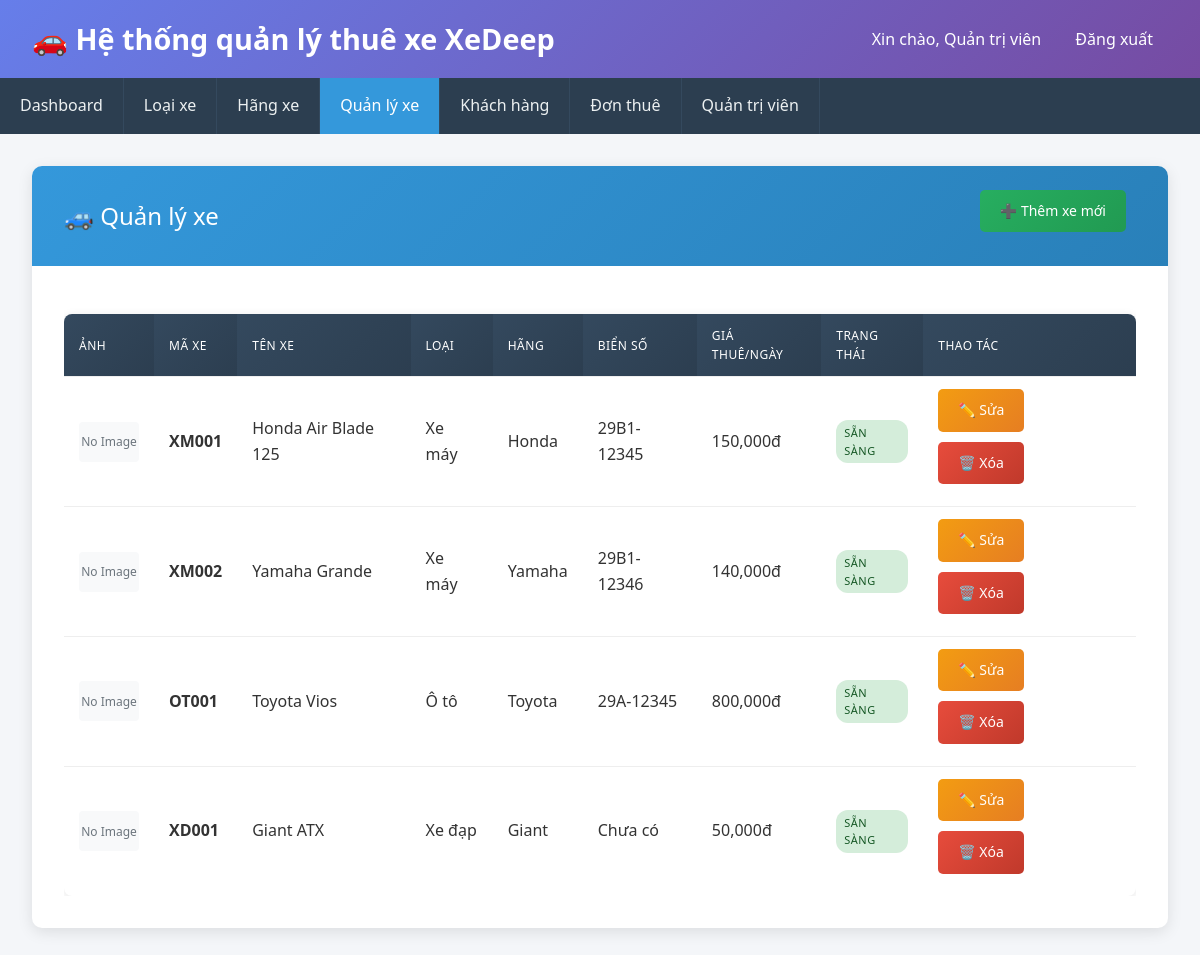
Page /admin/xe/index.php (signed in) on the committed database.
### tables this page shows
CREATE TABLE xe (
    id INT PRIMARY KEY AUTO_INCREMENT,
    ma_xe VARCHAR(20) NOT NULL UNIQUE,
    ten_xe VARCHAR(150) NOT NULL,
    loai_xe_id INT NOT NULL,
    hang_xe_id INT NOT NULL,
    bien_so VARCHAR(20) UNIQUE,
    so_cho_ngoi INT DEFAULT 2,
    gia_thue_ngay DECIMAL(10,2) NOT NULL,
    gia_thue_gio DECIMAL(10,2),
    mo_ta TEXT,
    hinh_anh VARCHAR(255),
    trang_thai ENUM('san_sang', 'dang_thue', 'bao_tri', 'khong_hoat_dong') DEFAULT 'san_sang',
    created_at TIMESTAMP DEFAULT CURRENT_TIMESTAMP,
    updated_at TIMESTAMP DEFAULT CURRENT_TIMESTAMP ON UPDATE CURRENT_TIMESTAMP,
    FOREIGN KEY (loai_xe_id) REFERENCES loai_xe(id) ON DELETE RESTRICT,
    FOREIGN KEY (hang_xe_id) REFERENCES hang_xe(id) ON DELETE RESTRICT
);

CREATE TABLE loai_xe (
    id INT PRIMARY KEY AUTO_INCREMENT,
    ten_loai VARCHAR(100) NOT NULL UNIQUE,
    mo_ta TEXT,
    trang_thai TINYINT DEFAULT 1 COMMENT '1: Hoạt động, 0: Không hoạt động',
    created_at TIMESTAMP DEFAULT CURRENT_TIMESTAMP,
    updated_at TIMESTAMP DEFAULT CURRENT_TIMESTAMP ON UPDATE CURRENT_TIMESTAMP
);

CREATE TABLE hang_xe (
    id INT PRIMARY KEY AUTO_INCREMENT,
    ten_hang VARCHAR(100) NOT NULL UNIQUE,
    mo_ta TEXT,
    trang_thai TINYINT DEFAULT 1 COMMENT '1: Hoạt động, 0: Không hoạt động',
    created_at TIMESTAMP DEFAULT CURRENT_TIMESTAMP,
    updated_at TIMESTAMP DEFAULT CURRENT_TIMESTAMP ON UPDATE CURRENT_TIMESTAMP
);

### include/common.php (called while the page is built, shortened)
<?php
include("config.php");
function asset(?string $filename, bool $return = true)
{
	$path = trim($filename, "/");
	$full_path = ASSET_PATH . "/" . $path;
	if (file_exists(DOCUMENT_ROOT_PATH . $full_path)) {
		$full_path .= "?" . filemtime(DOCUMENT_ROOT_PATH . $full_path);
	}
	if ($return) return $full_path;
}
function get_sql_prepared(array $data = null)
{
	if (empty($data)) return "";
	return "";
}
function get_mysqli()
{
	global $database;
	$conn = new mysqli($database["host"], $database["username"], $database["password"], $database["db"]);
	mysqli_set_charset($conn, 'UTF8');
	return $conn;
}
function execute_query(&$conn, $sql, $data)
{
	$conn = get_mysqli();
	$query = $conn->prepare($sql);
	$query->execute();
	return $query;
}
function db_select(string $sql, array $data = null): array
{
	try {
		$query = execute_query($conn, $sql, $data);
		$result = $query->get_result();
		$arr_result = [];
		if ($result->num_rows > 0) {
			while ($record = $result->fetch_assoc()) {
				array_push($arr_result, $record);
			}
		}
		return $arr_result;
	} catch (Exception $ex) {
		dd($ex->getMessage(), "Query: $sql", $ex->getTraceAsString(), $data);
	}
}

### admin/xe/index.php (the view, shortened to what this page needs)
<?php
include("../../include/common.php");
$sql = "SELECT x.*, lx.ten_loai, hx.ten_hang
        FROM xe x
        LEFT JOIN loai_xe lx ON x.loai_xe_id = lx.id
        LEFT JOIN hang_xe hx ON x.hang_xe_id = hx.id
        ORDER BY x.created_at DESC";
$xe_list = db_select($sql);
?>
<!DOCTYPE html>
<html lang="vi">
<head>
    <link rel="stylesheet" href="<?= asset('css/admin.css') ?>">
</head>
<body>
    <div class="admin-header clearfix">
        <h1>🚗 Hệ thống quản lý thuê xe XeDeep</h1>
        <div class="user-info">
            <span>Xin chào, <?= htmlspecialchars($_SESSION['admin_ho_ten'] ?? $_SESSION['admin_username'] ?? 'Admin') ?></span>
            <a href="../logout.php">Đăng xuất</a>
        </div>
    </div>
    <nav class="admin-nav">
        <ul>
            <li><a href="../index.php">Dashboard</a></li>
            <li><a href="../loai_xe/index.php">Loại xe</a></li>
            <li><a href="../hang_xe/index.php">Hãng xe</a></li>
            <li><a href="index.php" class="active">Quản lý xe</a></li>
            <li><a href="../khach_hang/index.php">Khách hàng</a></li>
            <li><a href="../don_thue/index.php">Đơn thuê</a></li>
            <li><a href="../admin/index.php">Quản trị viên</a></li>
        </ul>
    </nav>
    <div class="admin-container">
        <div class="admin-card">
            <div class="admin-card-header d-flex justify-content-between align-items-center">
                <h2>🚙 Quản lý xe</h2>
                <a href="create.php" class="btn btn-success">➕ Thêm xe mới</a>
            </div>
            <div class="admin-card-body">
                <?php if (empty($xe_list)): ?>
                    <div class="text-center">
                        <p style="color: #7f8c8d; margin: 2rem 0;">Chưa có xe nào được tạo.</p>
                        <a href="create.php" class="btn btn-primary">Thêm xe đầu tiên</a>
                    </div>
                <?php else: ?>
                    <div style="overflow-x: auto;">
                        <table class="admin-table">
                            <thead>
                                <tr>
                                    <th>Ảnh</th>
                                    <th>Mã xe</th>
                                    <th>Tên xe</th>
                                    <th>Loại</th>
                                    <th>Hãng</th>
                                    <th>Biển số</th>
                                    <th>Giá thuê/ngày</th>
                                    <th>Trạng thái</th>
                                    <th>Thao tác</th>
                                </tr>
                            </thead>
                            <tbody>
                                <?php foreach ($xe_list as $xe): ?>
                                <tr>
                                    <td>
                                        <?php if ($xe['hinh_anh']): ?>
                                            <img src="<?= upload($xe['hinh_anh']) ?>"
                                                 alt="<?= htmlspecialchars($xe['ten_xe']) ?>"
                                                 style="width: 60px; height: 40px; object-fit: cover; border-radius: 4px;">
                                        <?php else: ?>
                                            <div style="width: 60px; height: 40px; background: #f8f9fa; border-radius: 4px; display: flex; align-items: center; justify-content: center; color: #6c757d; font-size: 12px;">
                                                No Image
                                            </div>
                                        <?php endif; ?>
                                    </td>
                                    <td><strong><?= htmlspecialchars($xe['ma_xe']) ?></strong></td>
                                    <td><?= htmlspecialchars($xe['ten_xe']) ?></td>
                                    <td><?= htmlspecialchars($xe['ten_loai'] ?? 'N/A') ?></td>
                                    <td><?= htmlspecialchars($xe['ten_hang'] ?? 'N/A') ?></td>
                                    <td><?= htmlspecialchars($xe['bien_so'] ?? 'Chưa có') ?></td>
                                    <td><?= number_format($xe['gia_thue_ngay']) ?>đ</td>
                                    <td>
                                        <?php
                                        $status_class = '';
                                        $status_text = '';
                                        switch($xe['trang_thai']) {
                                            case 'san_sang':
                                                $status_class = 'status-active';
                                                $status_text = 'Sẵn sàng';
                                                break;
                                        }
                                        ?>
                                        <span class="status-badge <?= $status_class ?>"><?= $status_text ?></span>
                                    </td>
                                    <td>
                                        <a href="edit.php?id=<?= $xe['id'] ?>" class="btn btn-warning">✏️ Sửa</a>
                                        <a href="delete.php?id=<?= $xe['id'] ?>"
                                           class="btn btn-danger"
                                           onclick="return confirm('Bạn có chắc chắn muốn xóa xe này? Thao tác này không thể hoàn tác!')">
                                           🗑️ Xóa
                                        </a>
                                    </td>
                                </tr>
                                <?php endforeach; ?>
                            </tbody>
                        </table>
                    </div>
                <?php endif; ?>
            </div>
        </div>
    </div>
</body>
</html>

### asset/css/admin.css (style rules this page uses)
* { margin: 0; padding: 0; box-sizing: border-box; }
body { font-family: 'Segoe UI', Tahoma, Geneva, Verdana, sans-serif; background-color: #f4f6f9; color: #333; line-height: 1.6; }
.admin-header { background: linear-gradient(135deg, #667eea 0%, #764ba2 100%); color: white; padding: 1rem 2rem; box-shadow: 0 2px 10px rgba(0,0,0,0.1); }
.admin-header h1 { font-size: 1.8rem; font-weight: 600; }
.admin-header .user-info { float: right; margin-top: -35px; }
.admin-header .user-info a { color: white; text-decoration: none; margin-left: 15px; padding: 8px 15px; border-radius: 5px; transition: background-color 0.3s; }
.admin-nav { background-color: #2c3e50; padding: 0; overflow-x: auto; white-space: nowrap; }
.admin-nav ul { list-style: none; display: flex; margin: 0; padding: 0; }
.admin-nav li { flex-shrink: 0; }
.admin-nav a { display: block; color: #ecf0f1; text-decoration: none; padding: 15px 20px; transition: background-color 0.3s; border-right: 1px solid #34495e; }
.admin-nav a:hover, .admin-nav a.active { background-color: #3498db; color: white; }
.admin-container { max-width: 1200px; margin: 2rem auto; padding: 0 2rem; }
.admin-card { background: white; border-radius: 10px; box-shadow: 0 4px 15px rgba(0,0,0,0.1); margin-bottom: 2rem; overflow: hidden; }
.admin-card-header { background: linear-gradient(135deg, #3498db, #2980b9); color: white; padding: 1.5rem 2rem; border-bottom: none; }
.admin-card-header h2 { font-size: 1.5rem; font-weight: 500; }
.admin-card-body { padding: 2rem; }
.btn { display: inline-block; padding: 10px 20px; border: none; border-radius: 5px; text-decoration: none; font-size: 14px; font-weight: 500; cursor: pointer; transition: all 0.3s; margin-right: 10px; margin-bottom: 10px; }
.btn-success { background: linear-gradient(135deg, #27ae60, #219a52); color: white; }
.btn-warning { background: linear-gradient(135deg, #f39c12, #e67e22); color: white; }
.btn-danger { background: linear-gradient(135deg, #e74c3c, #c0392b); color: white; }
.admin-table { width: 100%; border-collapse: collapse; margin-top: 1rem; background: white; border-radius: 8px; overflow: hidden; box-shadow: 0 2px 10px rgba(0,0,0,0.1); }
.admin-table th, .admin-table td { padding: 12px 15px; text-align: left; border-bottom: 1px solid #eee; }
.admin-table th { background: linear-gradient(135deg, #34495e, #2c3e50); color: white; font-weight: 500; text-transform: uppercase; font-size: 12px; letter-spacing: 0.5px; }
.admin-table tr:last-child td { border-bottom: none; }
.status-badge { display: inline-block; padding: 4px 8px; border-radius: 12px; font-size: 11px; font-weight: 500; text-transform: uppercase; letter-spacing: 0.5px; }
.status-active { background-color: #d4edda; color: #155724; }
.d-flex { display: flex; }
.justify-content-between { justify-content: space-between; }
.align-items-center { align-items: center; }
.clearfix::after { content: ""; display: table; clear: both; }

### rows in the picture
xe: shows "No Image", ma_xe "XM001", ten_xe "Honda Air Blade 125", loai_xe.ten_loai "Xe máy", hang_xe.ten_hang "Honda", bien_so "29B1-12345", gia_thue_ngay "150,000", trang_thai "SẴN SÀNG"
xe: shows "No Image", ma_xe "XM002", ten_xe "Yamaha Grande", loai_xe.ten_loai "Xe máy", hang_xe.ten_hang "Yamaha", bien_so "29B1-12346", gia_thue_ngay "140,000", trang_thai "SẴN SÀNG"
xe: shows "No Image", ma_xe "OT001", ten_xe "Toyota Vios", loai_xe.ten_loai "Ô tô", hang_xe.ten_hang "Toyota", bien_so "29A-12345", gia_thue_ngay "800,000", trang_thai "SẴN SÀNG"
xe: shows "No Image", ma_xe "XD001", ten_xe "Giant ATX", loai_xe.ten_loai "Xe đạp", hang_xe.ten_hang "Giant", bien_so "Chưa có", gia_thue_ngay "50,000", trang_thai "SẴN SÀNG"

### other values in the picture
$_SESSION['admin_ho_ten'] "Quản trị viên"
